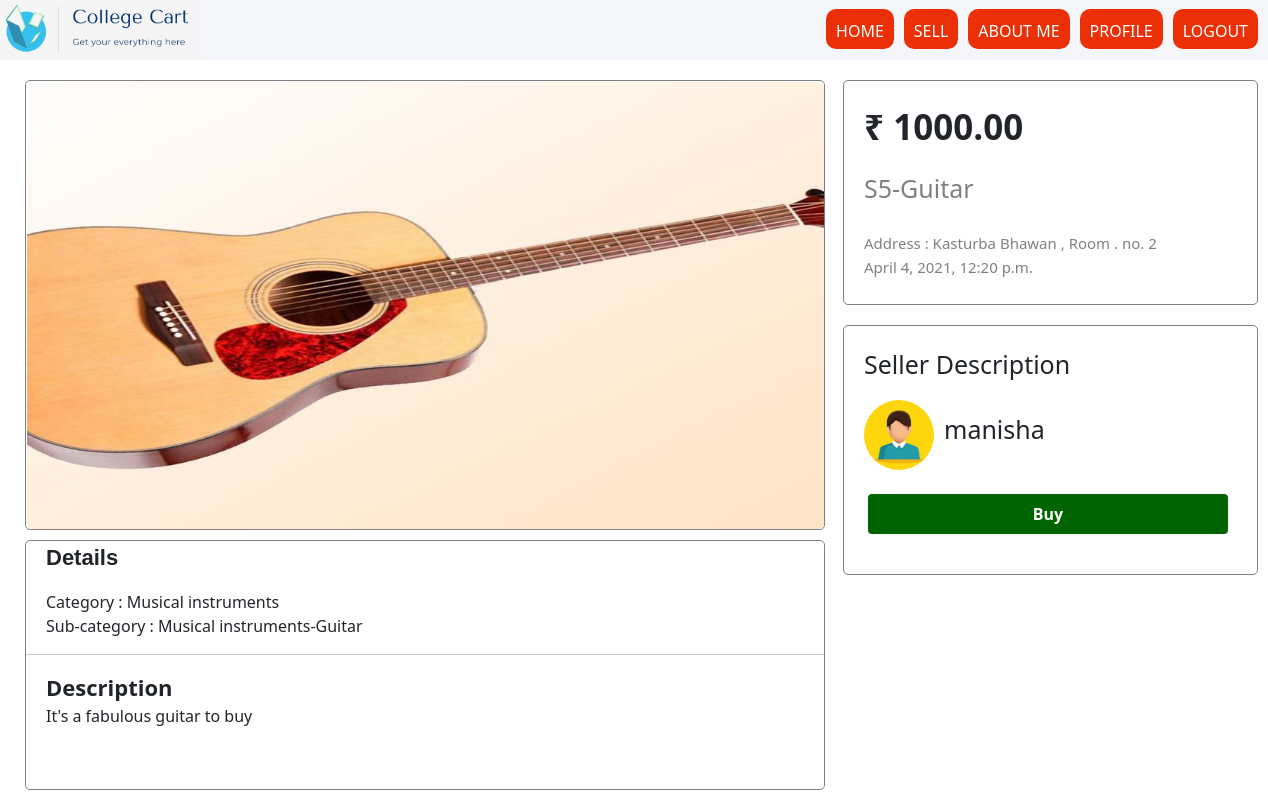
/shop/detail/12/ (signed in), run on an earlier commit of the app's database.
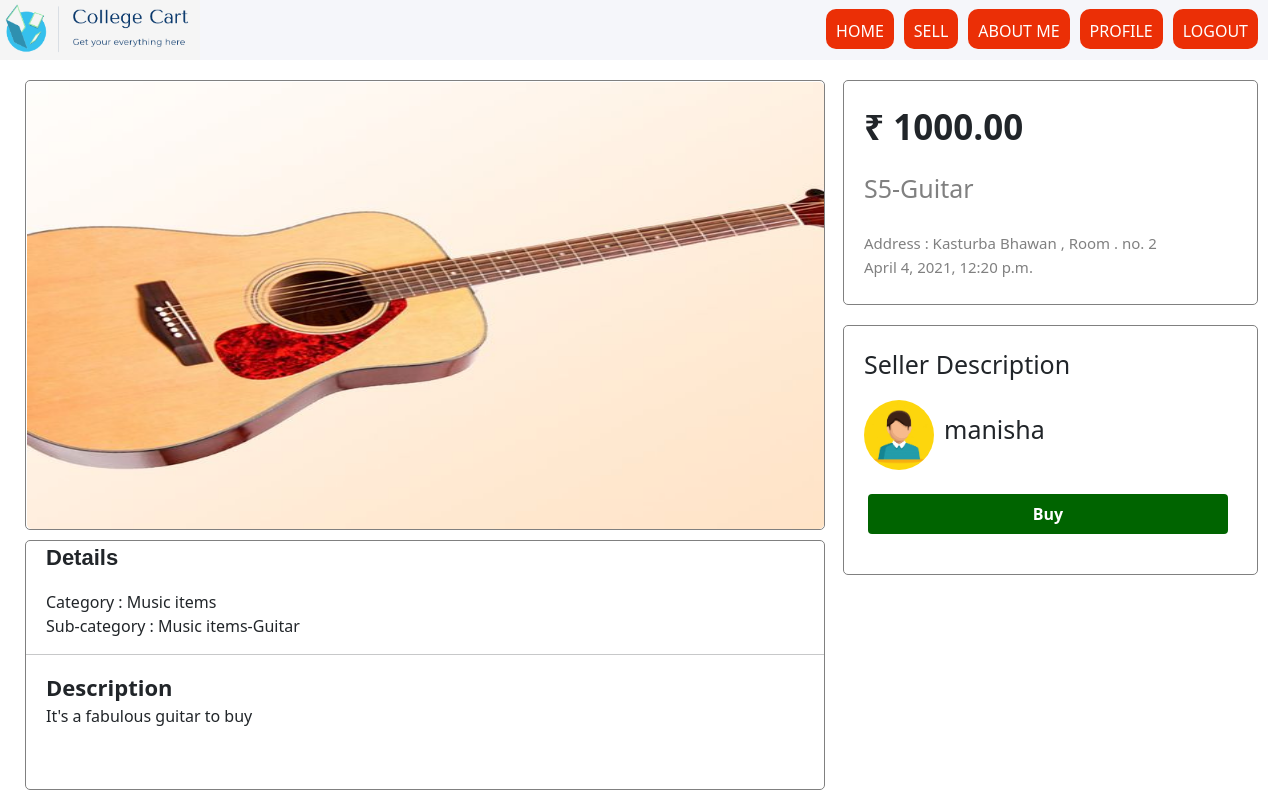
And on a later commit of the database.
### shop/models.py (models this page shows)
class item(models.Model):
	user=models.ForeignKey(User, on_delete=models.CASCADE)
	category=models.ForeignKey(Category, on_delete=models.CASCADE)
	subcategoryname=models.ForeignKey(subcategory, on_delete=models.CASCADE)
	title=models.CharField(max_length=1000,null=False, blank=False)
	image=models.ImageField(null= False, blank=False, upload_to="itemimage" )
	description=models.CharField(max_length=1000, null=False, blank=False)
	price = models.DecimalField(max_digits=10, decimal_places=2)
	address=models.CharField(max_length=1000,null=False, blank=False)
	available = models.BooleanField(default=True)
	published_on=models.DateTimeField(auto_now=True)

class Category(models.Model):
	name=models.CharField(max_length=100)
	def __str__(self):
		return self.name

class subcategory(models.Model):
	category=models.ForeignKey(Category, on_delete=models.CASCADE)
	subcategoryname=models.TextField(null=False,blank=False)
	def __str__(self):
		return str(self.category)+'-'+str(self.subcategoryname)

### shop/views.py (the view)
# urls.py: path('detail/<int:item_id>/',views.detailView,name="detail"),
@login_required
def detailView(request,item_id):
	img = item.objects.get(pk=item_id)
	return render(request, 'detail.html',{'img':img})

### shop/context_processors.py (called while the page is built)
def menu_categories(request):
    categories = Category.objects.all()
    return {'menu_categories':categories}

### shop/templates/detail.html (shortened to what the changed rows need)
{% extends 'index.html'%}
{% block content %}
{% load static %}
<div class="main_page" style="display: flex; flex-direction: row;">
    <div class="main_page1">
        <div class="image_pic" style="border: 0.5px solid gray; border-radius: 5px;width: 800px; height: 450px;margin-left: 25px; margin-top: 20px;">
            <img src="{{img.image.url}}" style="height: 447px; width: 797px; margin-left: 1px; border-radius: 5px; margin-top: 1px;">
        </div>
        <div class="details" style="width: 800px; height: 250px;border-radius: 5px;border: 0.5px solid gray;margin-left: 25px; margin-top: 10px;">
            <p style="font-size: 22px; font-family:sans-serif; margin-left: 20px;"><b>Details</b></p>
            <span style="margin-left: 20px;">Category : {{img.category}}</span></br>
            <span style="margin-left: 20px;">Sub-category : {{img.subcategoryname}}</span><br><hr>
            <span style="margin-left: 20px;font-size: 22px;"><b>Description</b></span><br>
            <span style="margin-left: 20px;;"> {{img.description}}</span><br>
        </div>
    </div>
    <div class="main_page2">
        <div class="price_tag" style="border: 0.5px solid gray; border-radius: 5px; margin-left: 18px ;width: 415px; height: 225px;display: flex; flex-direction: row; margin-top: 20px;">
            <div>
                <p style="font-size: 35px; margin-left: 20px; margin-top: 20px;"><b>&#8377; {{img.price}}</b></p>
                <span style="margin-left: 20px; color: gray;font-size: 25px;">{{img.title}}</span></br></br>
                <span style="margin-left: 20px;  font-size: 15px; color: gray;" >Address : {{img.address}}</span><br>
                <span style="margin-left: 20px; font-size: 15px; color: gray; margin-left: 20px;">{{img.published_on}}</span></br>
            </div>
        </div>
        <div class="seller_descrip" style="border: 0.5px solid gray; border-radius: 5px; margin-left: 18px ;width: 415px; height: 250px;display: flex; flex-direction: row; margin-top: 20px;">
            <div>
                <p style="font-size: 25px; margin-left: 20px; margin-top: 20px;">Seller Description</p>
                <img src="{% static './ava.jpg'%}" style="height: 70px; width: 70px; border-radius: 50%; margin-left: 20px;"><span style="font-size: 25px; margin-left: 10px;">{{img.user}}</span><br>
                <br><a href="http://127.0.0.1:8000/chat/chatwith{{img.user}}/?username={{user.username}}"><button id="btn1" type="button"><b>Buy</b></button></a>
            </div>
        </div>
    </div>
</div>
{% endblock %}

What changed in the data, as far as the page shows it:
changed through a linked row, item "S5-Guitar": category "Musical instruments" → "Music items"; subcategoryname "Musical instruments-Guitar" → "Music items-Guitar"
